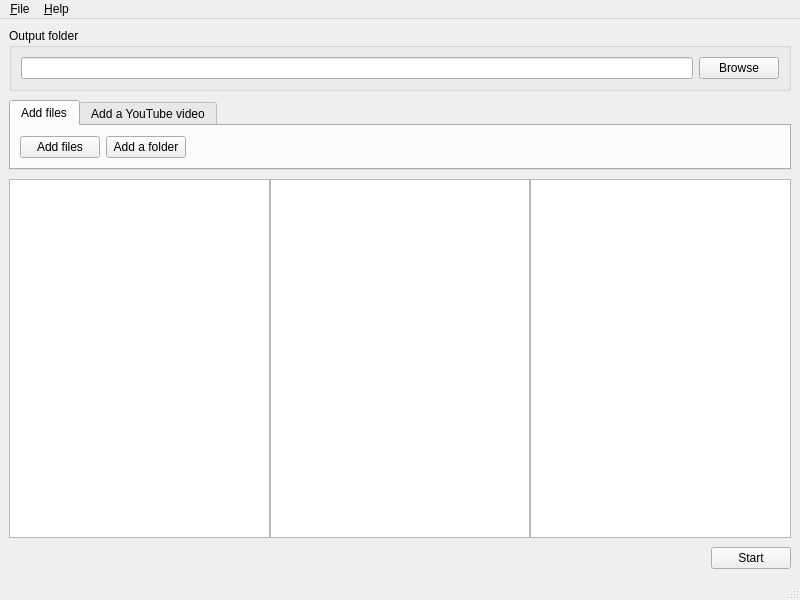
<?xml version="1.0" encoding="UTF-8"?>
<ui version="4.0">
 <class>MainWindow</class>
 <widget class="QMainWindow" name="MainWindow">
  <property name="enabled">
   <bool>true</bool>
  </property>
  <property name="geometry">
   <rect>
    <x>0</x>
    <y>0</y>
    <width>800</width>
    <height>600</height>
   </rect>
  </property>
  <property name="windowTitle">
   <string>MainWindow</string>
  </property>
  <widget class="QWidget" name="centralwidget">
   <layout class="QGridLayout" name="gridLayout_4">
    <property name="verticalSpacing">
     <number>9</number>
    </property>
    <item row="0" column="0" colspan="2">
     <widget class="QGroupBox" name="groupBoxOutput">
      <property name="title">
       <string>Output folder</string>
      </property>
      <layout class="QGridLayout" name="gridLayout_2">
       <item row="0" column="1">
        <widget class="QPushButton" name="pushButtonBrowseOutputFolder">
         <property name="text">
          <string>Browse</string>
         </property>
        </widget>
       </item>
       <item row="0" column="0">
        <widget class="QLineEdit" name="lineEditOutputFolder"/>
       </item>
      </layout>
     </widget>
    </item>
    <item row="1" column="0" colspan="2">
     <widget class="QTabWidget" name="tabWidgetSource">
      <property name="enabled">
       <bool>true</bool>
      </property>
      <property name="sizePolicy">
       <sizepolicy hsizetype="Expanding" vsizetype="Fixed">
        <horstretch>0</horstretch>
        <verstretch>0</verstretch>
       </sizepolicy>
      </property>
      <property name="maximumSize">
       <size>
        <width>16777215</width>
        <height>100</height>
       </size>
      </property>
      <property name="currentIndex">
       <number>0</number>
      </property>
      <widget class="QWidget" name="tabFilesFolders">
       <property name="maximumSize">
        <size>
         <width>16777215</width>
         <height>305</height>
        </size>
       </property>
       <attribute name="title">
        <string>Add files</string>
       </attribute>
       <layout class="QGridLayout" name="gridLayout_3">
        <item row="0" column="0">
         <layout class="QHBoxLayout" name="horizontalLayout">
          <item>
           <widget class="QPushButton" name="pushButtonAddFiles">
            <property name="text">
             <string>Add files</string>
            </property>
           </widget>
          </item>
          <item>
           <widget class="QPushButton" name="pushButtonAddFolder">
            <property name="text">
             <string>Add a folder</string>
            </property>
           </widget>
          </item>
         </layout>
        </item>
        <item row="0" column="1">
         <spacer name="horizontalSpacer_2">
          <property name="orientation">
           <enum>Qt::Horizontal</enum>
          </property>
          <property name="sizeHint" stdset="0">
           <size>
            <width>40</width>
            <height>20</height>
           </size>
          </property>
         </spacer>
        </item>
       </layout>
      </widget>
      <widget class="QWidget" name="tabYouTube">
       <attribute name="title">
        <string>Add a YouTube video</string>
       </attribute>
       <layout class="QGridLayout" name="gridLayout_5">
        <item row="0" column="0">
         <widget class="QLabel" name="label_2">
          <property name="font">
           <font>
            <italic>true</italic>
           </font>
          </property>
          <property name="text">
           <string>Coming soon...</string>
          </property>
         </widget>
        </item>
       </layout>
      </widget>
     </widget>
    </item>
    <item row="2" column="0" colspan="2">
     <layout class="QGridLayout" name="gridLayout">
      <item row="0" column="1">
       <widget class="QListWidget" name="listWidgetInProgress">
        <property name="enabled">
         <bool>true</bool>
        </property>
       </widget>
      </item>
      <item row="0" column="0">
       <widget class="QListWidget" name="listWidgetPending"/>
      </item>
      <item row="0" column="2">
       <widget class="QListWidget" name="listWidgetCompleted"/>
      </item>
     </layout>
    </item>
    <item row="3" column="0">
     <spacer name="horizontalSpacer">
      <property name="orientation">
       <enum>Qt::Horizontal</enum>
      </property>
      <property name="sizeHint" stdset="0">
       <size>
        <width>693</width>
        <height>20</height>
       </size>
      </property>
     </spacer>
    </item>
    <item row="3" column="1">
     <widget class="QPushButton" name="pushButtonStart">
      <property name="text">
       <string>Start</string>
      </property>
     </widget>
    </item>
   </layout>
  </widget>
  <widget class="QMenuBar" name="menubar">
   <property name="geometry">
    <rect>
     <x>0</x>
     <y>0</y>
     <width>800</width>
     <height>22</height>
    </rect>
   </property>
   <widget class="QMenu" name="menu_File">
    <property name="title">
     <string>&amp;File</string>
    </property>
    <addaction name="actionExit"/>
   </widget>
   <widget class="QMenu" name="menu_Help">
    <property name="title">
     <string>&amp;Help</string>
    </property>
    <addaction name="actionAbout"/>
   </widget>
   <addaction name="menu_File"/>
   <addaction name="menu_Help"/>
  </widget>
  <widget class="QStatusBar" name="statusbar"/>
  <action name="actionExit">
   <property name="text">
    <string>&amp;Exit</string>
   </property>
  </action>
  <action name="actionAbout">
   <property name="text">
    <string>&amp;About</string>
   </property>
  </action>
 </widget>
 <resources/>
 <connections>
  <connection>
   <sender>pushButtonStart</sender>
   <signal>clicked(bool)</signal>
   <receiver>tabWidgetSource</receiver>
   <slot>setEnabled(bool)</slot>
   <hints>
    <hint type="sourcelabel">
     <x>726</x>
     <y>560</y>
    </hint>
    <hint type="destinationlabel">
     <x>786</x>
     <y>125</y>
    </hint>
   </hints>
  </connection>
  <connection>
   <sender>pushButtonStart</sender>
   <signal>clicked(bool)</signal>
   <receiver>pushButtonStart</receiver>
   <slot>setEnabled(bool)</slot>
   <hints>
    <hint type="sourcelabel">
     <x>746</x>
     <y>560</y>
    </hint>
    <hint type="destinationlabel">
     <x>754</x>
     <y>557</y>
    </hint>
   </hints>
  </connection>
  <connection>
   <sender>pushButtonStart</sender>
   <signal>clicked(bool)</signal>
   <receiver>groupBoxOutput</receiver>
   <slot>setEnabled(bool)</slot>
   <hints>
    <hint type="sourcelabel">
     <x>729</x>
     <y>560</y>
    </hint>
    <hint type="destinationlabel">
     <x>75</x>
     <y>41</y>
    </hint>
   </hints>
  </connection>
 </connections>
</ui>
